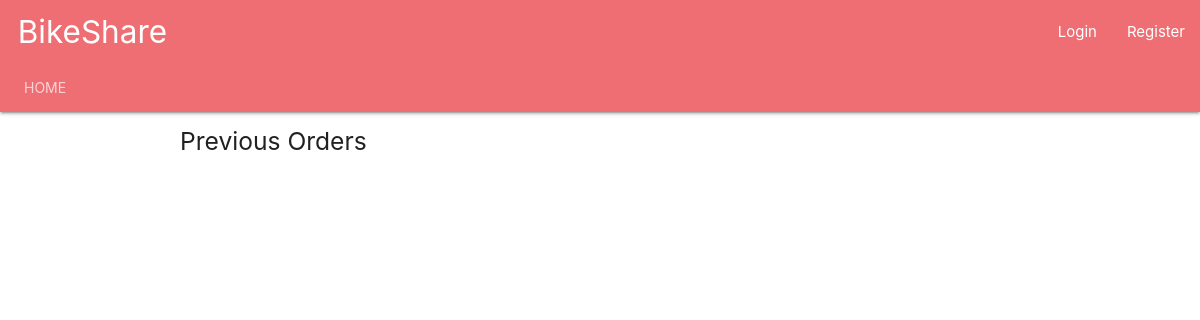
The page /manager/ on the database as committed earlier.
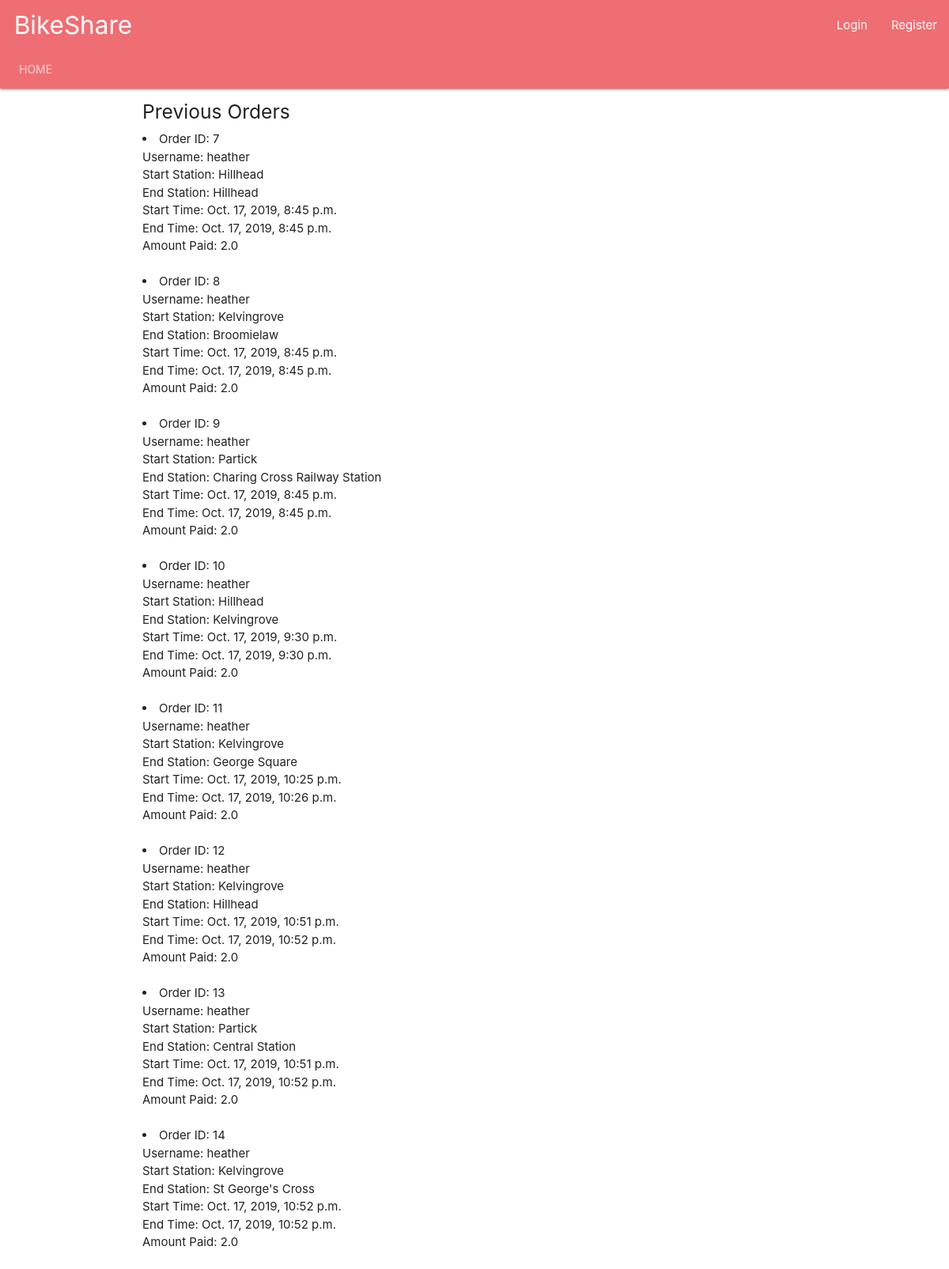
The same page on the database as committed later.
### BikeShare/models.py (models this page shows, shortened)
class Order(models.Model):
    bike = models.ForeignKey(Bike, on_delete=models.CASCADE)
    user = models.ForeignKey(settings.AUTH_USER_MODEL, on_delete=models.CASCADE, default=0)
    start_station = models.ForeignKey(Station, on_delete=models.CASCADE, default="", related_name='startstation')
    end_station = models.ForeignKey(Station, on_delete=models.CASCADE, default=None, null=True, blank=True)
    start_time = models.DateTimeField(default=timezone.now)
    check_out_time = models.DateTimeField(default=timezone.now)
    due_amount = models.FloatField(default=0.00)
    is_complete = models.BooleanField(default=False)

class Station(models.Model):
    station_name = models.CharField(max_length=100, default="")
    station_latitude = models.FloatField(null=True)
    station_longitude = models.FloatField(null=True)
    def __str__(self):
        return self.station_name

### account/models.py (models this page shows, shortened)
class Account(AbstractBaseUser):
    username = models.CharField(max_length=30, unique=True)
    email = models.EmailField(verbose_name='email', max_length=60, unique=True)
    date_joined = models.DateTimeField(verbose_name='date joined', auto_now_add=True)
    last_login = models.DateTimeField(verbose_name='last login', auto_now=True)
    role = models.CharField(max_length=10, choices=ROLE_CHOICES, default='Customer')
    is_admin = models.BooleanField(default=False)
    is_active = models.BooleanField(default=True)
    is_staff = models.BooleanField(default=False)
    is_superuser = models.BooleanField(default=False)
    hires_in_progress = models.IntegerField(default=0)
    current_location = models.CharField(max_length=30, default="")
    wallet_balance = models.FloatField(default=0.00)
    amount_owed = models.FloatField(default=0.00)
    USERNAME_FIELD = 'username'
    REQUIRED_FIELDS = ['role', 'email']
    objects = MyAccountManager()
    def __str__(self):
        return self.username

### BikeShare/views.py (the view)
# urls.py: path('manager/', views.manager_page, name='bikeshare-manager'),
def manager_page(request):
    previous_orders = Order.objects.all().filter(is_complete=True)
    return render(request, 'manager_page.html', context={'previous_orders':previous_orders})

### BikeShare/templates/manager_page.html (shortened to what this page needs)
{% extends 'base.html' %}
{% block content %}
<html>
<head>
</head>
<body>
    <h5>Previous Orders</h5>
    {% for order in previous_orders %}
        <li>
        Order ID: {{ order.id }} <br>
        Username: {{ order.user }}<br>
        Start Station: {{ order.start_station }} <br>
        End Station: {{ order.end_station }} <br>
        Start Time: {{ order.start_time }} <br>
        End Time: {{ order.check_out_time }}<br>
        Amount Paid: {{ order.due_amount }}<br><br>
        </li>
    {% endfor %}
</body>
</html>
{% endblock %}

### BikeShare/templates/base.html (shortened to what this page needs)
<head>
<link rel="stylesheet" href="https://cdnjs.cloudflare.com/ajax/libs/materialize/1.0.0/css/materialize.min.css">
</head>
{% include 'navbar.html' %}
<body>
<div class="container">
{% block content %}
{% endblock content %}
</div>
</body>

### BikeShare/templates/navbar.html (shortened to what this page needs)
{% block content %}
<body>
 <nav class="nav-extended">
    <div class="nav-wrapper">
      <a href="#" class="brand-logo"> &nbsp; BikeShare</a>
      <ul id="nav-mobile" class="right hide-on-med-and-down">
          <li>
              {% if request.user.is_authenticated  %}
                  <li class="tab">Hello, {{ request.user.username }} ({{ request.user.role }}) &nbsp; </li><li> <a href="{% url 'bikeshare:logout' %}">Logout</a></a></li>
            {% else %}
                  <li>   <a href="{% url 'bikeshare:login' %}">Login </li></a><li> <a href="{% url 'bikeshare:signup' %}"> Register</a></li>
        {% endif %}
          </li>
      </ul>
    </div>
    <div class="nav-content">
      <ul class="tabs tabs-transparent">
        <li class="tab"><a href="{% url 'bikeshare:bikeshare-main' %}">Home</a></li>
      </ul>
    </div>
  </nav>
{% endblock %}

Rows that differ between the two databases and show on the page:
added Order: id "7", user "heather", start_station "Hillhead", end_station "Hillhead", start_time "Oct. 17, 2019, 8:45 p.m.", check_out_time "Oct. 17, 2019, 8:45 p.m.", due_amount "2.0"
added Order: id "8", user "heather", start_station "Kelvingrove", end_station "Broomielaw", start_time "Oct. 17, 2019, 8:45 p.m.", check_out_time "Oct. 17, 2019, 8:45 p.m.", due_amount "2.0"
added Order: id "9", user "heather", start_station "Partick", end_station "Charing Cross Railway Station", start_time "Oct. 17, 2019, 8:45 p.m.", check_out_time "Oct. 17, 2019, 8:45 p.m.", due_amount "2.0"
added Order: id "10", user "heather", start_station "Hillhead", end_station "Kelvingrove", start_time "Oct. 17, 2019, 9:30 p.m.", check_out_time "Oct. 17, 2019, 9:30 p.m.", due_amount "2.0"
added Order: id "11", user "heather", start_station "Kelvingrove", end_station "George Square", start_time "Oct. 17, 2019, 10:25 p.m.", check_out_time "Oct. 17, 2019, 10:26 p.m.", due_amount "2.0"
added Order: id "12", user "heather", start_station "Kelvingrove", end_station "Hillhead", start_time "Oct. 17, 2019, 10:51 p.m.", check_out_time "Oct. 17, 2019, 10:52 p.m.", due_amount "2.0"
added Order: id "13", user "heather", start_station "Partick", end_station "Central Station", start_time "Oct. 17, 2019, 10:51 p.m.", check_out_time "Oct. 17, 2019, 10:52 p.m.", due_amount "2.0"
added Order: id "14", user "heather", start_station "Kelvingrove", end_station "St George's Cross", start_time "Oct. 17, 2019, 10:52 p.m.", check_out_time "Oct. 17, 2019, 10:52 p.m.", due_amount "2.0"
